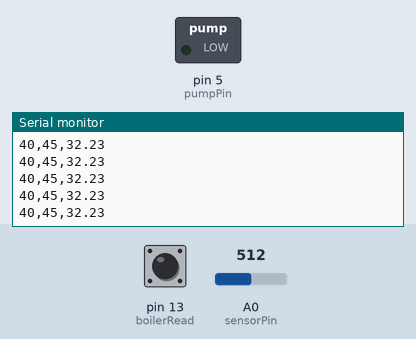
The sketch below on a simulated Arduino Uno, built with avr-gcc and run on an emulated ATmega328P. On the bench: switched loads named in the sketch (green lamp = pin HIGH), the last lines printed to the serial monitor. The inputs (shaded band) are chosen by the test bench; at power-on: A0 (sensorPin) = 512, pin 13 (boilerRead) HIGH. Pins used as bus, display or sensor lines are not drawn.

Above: at 1.2 s.
1.3 s: A0 (sensorPin) set to 716
At 1.9 s:
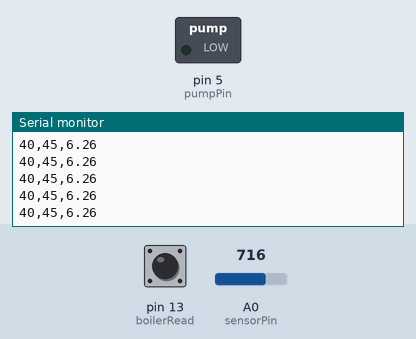
4.3 s: pin 13 (boilerRead) driven LOW
At 4.8 s:
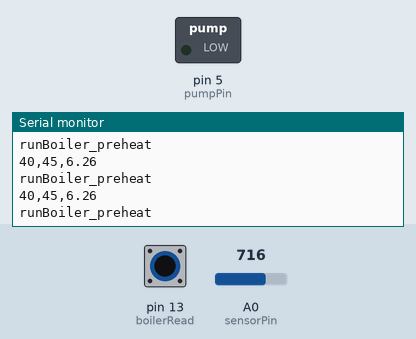
6.0 s: A0 (sensorPin) set to 511
At 7.1 s:
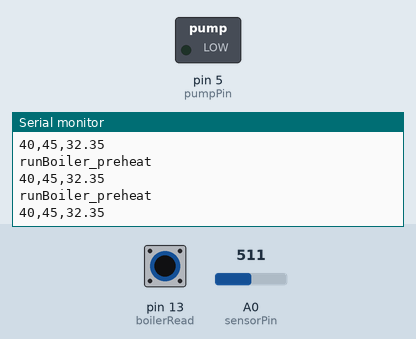
9.0 s: pin 13 (boilerRead) pulsed HIGH 5 times (0.12 s each, 0.3 s apart)
13.5 s: pin 13 (boilerRead) driven HIGH
Timing chart, 0 to 16.5 s (numbered marks = the images above; inputs shaded):
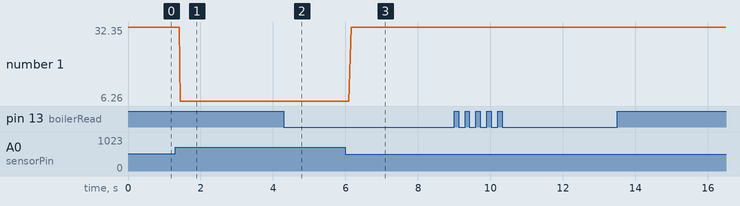

Measured:
- after the input at 1.3 s, the serial monitor: prints a new line after 0.14 s (image 1)
- after the input at 4.3 s, the serial monitor: prints a new line after 0.14 s (image 2)
- after the input at 6.0 s, the serial monitor: prints a new line after 0.16 s (image 3)
- plotted number 1: 32.23 → 6.26 after the input at 1.3 s, 6.26 → 32.35 after the input at 6.0 s

The sketch:

ntc_testing.ino
```cpp
#include <math.h>

int disableButton = 19;
int boilerRead = 13;

int pumpPin = 5;
int boilerPin = 4;

int sensorPin = A0;
float sensorVal;
float R1 = 32800.0;
float R2;
float Vref = 5.0;
float analogVolts;
float e = 2.7182;
float temp;

float lower_temp = 40;
float upper_temp = 45;

bool preheating = false;
bool heating = false;

//equations
//float R = 91864.000*pow(e, 0.032*temp);

float get_temp(float R) {
  return -30.74*log(R) + 351.93;
}

void runPump() {
  digitalWrite(pumpPin, HIGH);
  Serial.println("runPump");
}

void runBoiler_preheat() {
  //delay(1);
  digitalWrite(boilerPin, HIGH);
  delayMicroseconds(10);
  digitalWrite(boilerPin, LOW);
  Serial.println("runBoiler_preheat");
}

void runBoiler_maintain() {
  //delay(1);
  digitalWrite(boilerPin, HIGH);
  delayMicroseconds(6500);
  digitalWrite(boilerPin, LOW);
  Serial.println("runBoiler_maintain");
}

void setPreheating() {
    heating = false;
    preheating = true;
}

void disableAll() {
  preheating = false;
  heating = false;
  digitalWrite(pumpPin, LOW);
  digitalWrite(boilerPin, LOW);
  Serial.println("disableAll");
}

void disableBoiler() {
  heating = false;
  preheating = false;
  digitalWrite(boilerPin, LOW);
  Serial.println("disable boiler");
}

void setup() {
// put your setup code here, to run once:
  pinMode(sensorPin, INPUT);
  pinMode(disableButton, INPUT);
  //pinMode(pumpButton, INPUT);
  //pinMode(boilerButton, INPUT);
  pinMode(boilerRead, INPUT);
  pinMode(boilerPin, OUTPUT);
  pinMode(pumpPin, OUTPUT);
  digitalWrite(boilerPin, LOW);
  digitalWrite(pumpPin, LOW);

  attachInterrupt(digitalPinToInterrupt(disableButton), disableAll, RISING);
  //attachInterrupt(digitalPinToInterrupt(boilerButton), setPreheating, FALLING);
  //attachInterrupt(digitalPinToInterrupt(pumpButton), runPump, FALLING);

  setPreheating();

  Serial.begin(4800);
}

void loop() {
  // put your main code here, to run repeatedly:
  sensorVal = analogRead(sensorPin);

  analogVolts = (float)sensorVal*Vref/1023.0;

  //R1 = (R2*Vref/analogVolts) - R2;

  R2 = R1/((Vref/analogVolts) - 1);

  temp = get_temp(R2);

  Serial.print(40);
  Serial.print(",");
  Serial.print(45);
  Serial.print(",");
  Serial.println(temp);

  if (preheating) {
    if (digitalRead(boilerRead) == LOW) {
      runBoiler_preheat();
      if (temp >= 40) {
        preheating = false;
        heating = true;
      }
    }
  }

  else if (heating) {
    if (digitalRead(boilerRead) == LOW) {
      runPump();
      runBoiler_maintain();
      if (temp >= 45) {
        disableBoiler();
      }
    }

  }

  if (temp >= 45) {
    disableBoiler();
  }

  delay(7);
  /*
  digitalWrite(boilerPin, HIGH);
  delay(5);
  digitalWrite(boilerPin, LOW);
  delay(1000);
  */
}
```
